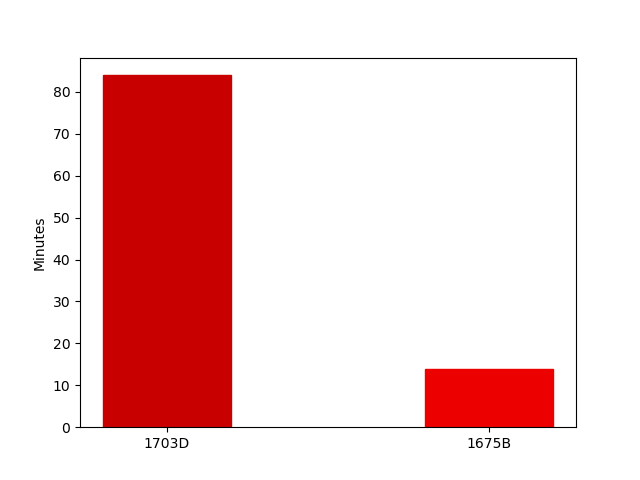

Python code for this plot:
import csv
import requests
import matplotlib.pyplot as plt

status = requests.get("https://codeforces.com/api/user.status?handle=06tron")
subs = status.json()["result"]
ids = []
ratings = []
minutes = []

with open("times.csv", 'r') as times:
	csvrows = csv.reader(times)
	next(csvrows)
	i = len(subs) - 1
	for row in csvrows:
		id = int(row[0][:-1])
		c = row[0][-1:] # field 0 is "id"
		while subs[i]["contestId"] != id or subs[i]["problem"]["index"] != c:
			i -= 1
		min = (int(row[4]) - int(row[2])) // 60
		if min < 500:
			ids.append(row[0])
			minutes.append(min) # fields 2 and 4 are start and end seconds
			ratings.append(subs[i]["problem"]["rating"])

bars = plt.bar(ids, minutes, width = 0.4)
for i in range(len(bars)):
	red = (3500 - ratings[i]) / 2700
	red *= red
	bars[i].set_color((red, 0, 0))
plt.ylabel("Minutes")
plt.savefig("stats.png")
